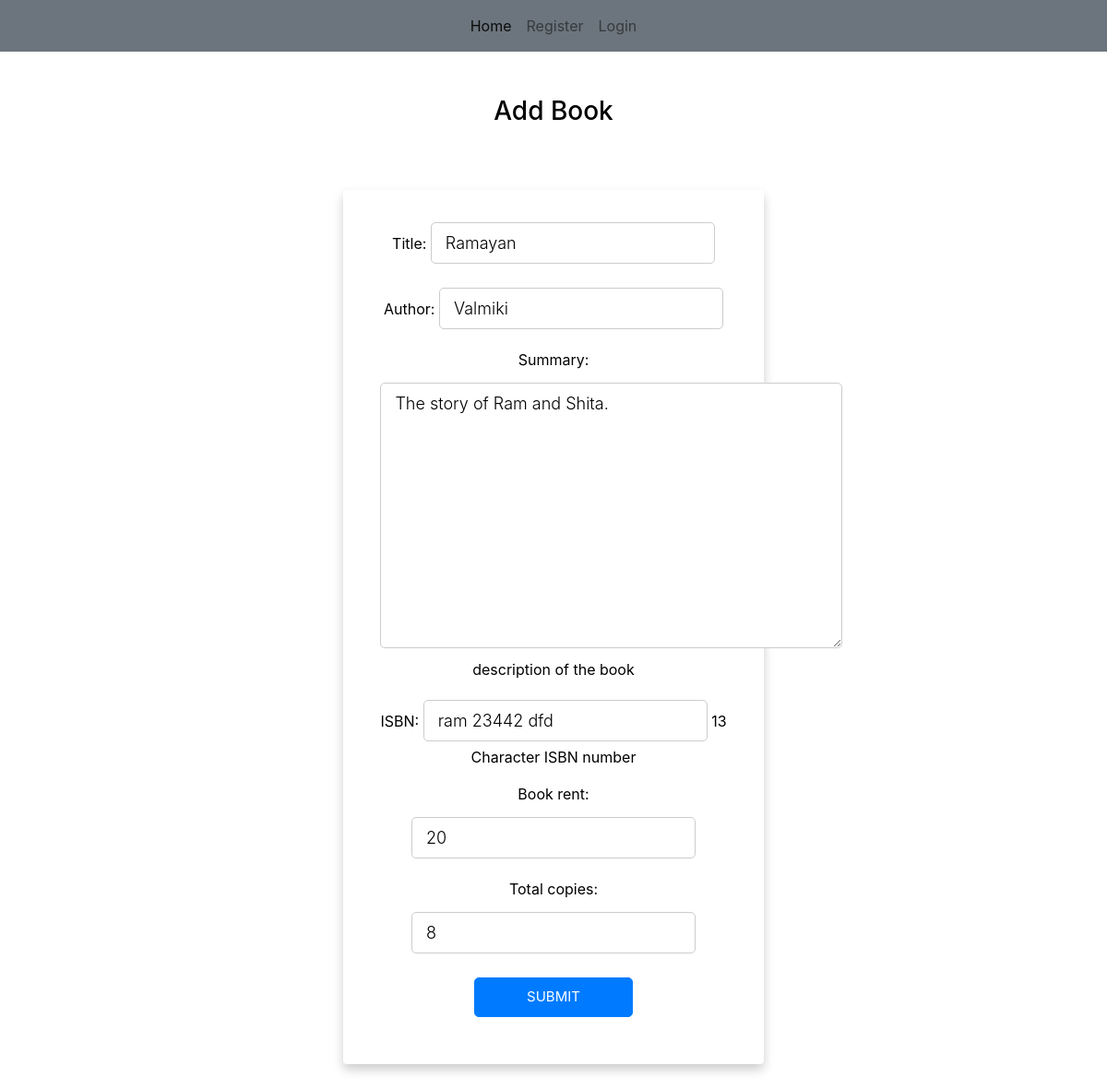
Page /ram-23442-dfd/update on the committed database.
### books/models.py (models this page shows, shortened)
class Book(models.Model):
    title = models.CharField(max_length=200)
    author = models.CharField(max_length=100)
    summary = models.TextField(max_length=1000, help_text="description of the book")
    isbn = models.CharField('ISBN', max_length=13, help_text='13 Character ISBN number')
    slug = models.SlugField(max_length=100, unique=True)
    book_rent = models.IntegerField()
    publish_date = models.DateTimeField(default=timezone.now)
    total_copies = models.IntegerField()
    rented_users = models.ManyToManyField(User, related_name='rented_user')

### books/views.py (the view)
# urls.py: path('<slug:slug>/update', BookUpdateView.as_view(), name='book-update'),
class BookUpdateView(UpdateView):
    model = Book
    template_name = 'books/form.html'
    fields = [
        'title',
        'author',
        'summary',
        'isbn',
        'book_rent',
        'total_copies'
    ]
    success_url = '/'

### books/templates/books/form.html (shortened to what this page needs)
{% extends 'users/base.html' %}
{% block content %}
    <div class="container-fluid px-1 py-5 mx-auto">
		<div class="row d-flex justify-content-center">
			<div class="col-xl-7 col-lg-8 col-md-9 col-10 text-center">
				<h3>Add Book</h3>
				<div class="card col-lg-8 d-inline-flex ">
					<form class="form-card" method="POST">
						{{ form.as_p }}
						<div class="row justify-content-center">
							<div class="form-group col-sm-6"> <button type="submit" class="btn-block btn-primary">Submit</button> </div>
						</div>
					</form>
				</div>
			</div>
		</div>
	</div>
{% endblock %}

### users/templates/users/base.html (style rules this page uses)
body { color: #000;overflow-x: hidden;height: 100%;background-size: 100% 100% }
.card { padding: 30px 40px;margin-top: 60px;margin-bottom: 60px;border: none !important;box-shadow: 0 6px 12px 0 rgba(0,0,0,0.2) }
input, textarea, button { padding: 8px 15px;border-radius: 5px !important;margin: 5px 0px;box-sizing: border-box;border: 1px solid #ccc;font-size: 18px !important;font-weight: 300 }
.btn-block { text-transform: uppercase;font-size: 15px !important;font-weight: 400;height: 43px;cursor: pointer }

### rows in the picture
Book: title "Ramayan", author "Valmiki", summary "The story of Ram and Shita.", isbn "ram 23442 dfd", book_rent "20", total_copies "8"
